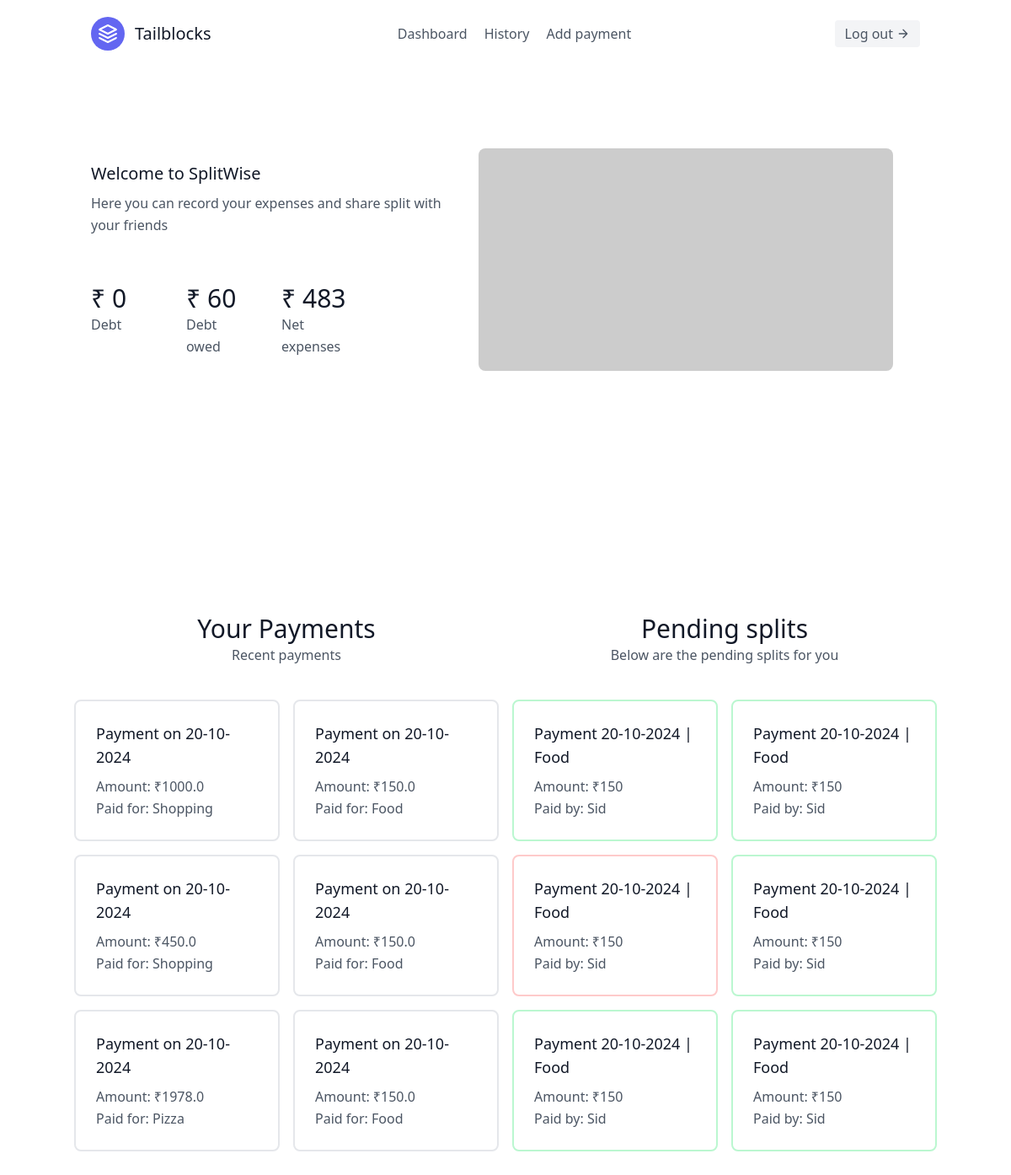
The page /dashboard (signed in) on the database its author committed.
### app.py (models this page shows, shortened)
class Payment(db.Model):
    payment_id = db.Column(db.Integer, primary_key=True)
    user_id = db.Column(db.Integer, db.ForeignKey('user.id'), nullable=False)
    amount = db.Column(db.Float, nullable=False)
    time = db.Column(db.DateTime, default=datetime.utcnow, nullable=False)
    purpose = db.Column(db.String(200), nullable=False)
    status = db.Column(db.String(50), nullable=True)
    splits = db.relationship('Split', backref='payment', lazy=True)
    def serialize(self):
        return {
            'payment_id': self.payment_id,
            'user_id': self.user_id,
            'amount': round(self.amount, 2),
            'time': datetime.strftime(self.time, "%d-%m-%Y"),
            'purpose': self.purpose,
            'status': self.status
        }

class User(db.Model, UserMixin):
    id = db.Column(db.Integer, primary_key=True)
    name = db.Column(db.String(100))
    email = db.Column(db.String(100), unique=True)
    username = db.Column(db.String(100), unique=True)
    password = db.Column(db.String(255))
    active = db.Column(db.Boolean)
    confirmed_at = db.Column(db.DateTime)
    fs_uniquifier = db.Column(db.String(255), unique=True, nullable=False)
    roles = db.relationship('Role', secondary=roles_users, backref=db.backref('users', lazy='dynamic'))
    payments = db.relationship('Payment', backref='payer', lazy=True)
    splits_received = db.relationship('Split', foreign_keys='Split.user_id', backref='user', lazy=True)
    splits_paid = db.relationship('Split', foreign_keys='Split.payer_id', backref='payer', lazy=True)
    roles = db.relationship('Role', secondary=roles_users, backref=db.backref('users', lazy='dynamic'))
    def serialize(self):
        return {
            'id': self.id,
            'name': self.name,
            'email': self.email,
            'username': self.username
        }

### app.py (the view)
@app.route('/dashboard')
@login_required
def dashboard():
    payments = Payment.query.filter_by(user_id=current_user.id).order_by(Payment.time.desc()).all()
    payments = [payment.serialize() for payment in payments]
    splits = Split.query.filter(
        or_(
            and_(Split.user_id == current_user.id, Split.payer_id != current_user.id),
            and_(Split.payer_id == current_user.id, Split.user_id != current_user.id)
        ),
        and_(extract('year', Split.time) == current_year, extract('month', Split.time) == current_month)
    ).order_by(Split.time.desc()).all()
    splits = [split.serialize() for split in splits][:6]  # Limit to the latest 6 splits
    debt = Split.query.filter_by(user_id=current_user.id, status=False).all()
    debt = sum([int(entity.serialize()["amount"]) for entity in debt])
    debt_owed = Split.query.filter_by(payer_id=current_user.id, status=False).all()
    debt_owed = sum([int(entity.serialize()["amount"]) for entity in debt_owed])
    expense = sum(
        [int(entity.serialize()["amount"]) for entity in Split.query.filter_by(user_id=current_user.id)
         .filter(extract('year', Split.time) == current_year)
         .filter(extract('month', Split.time) == current_month)
         .order_by(Split.time.desc())  # Order by date
         .all()]
    )
    return render_template('dashboard.html', payments=payments, splits=splits, debt=debt, debt_owed=debt_owed, expense=expense)

### app.py (called while the page is built)
    def serialize(self):
        return {
            'split_id': self.split_id,
            'payment_id': self.payment_id,
            'purpose': Payment.query.filter(Payment.payment_id == self.payment_id).first().purpose,
            'user': User.query.filter(User.id == self.user_id).first().serialize(),
            'payer_id': User.query.filter(User.id == self.payer_id).first().serialize(),
            'amount': round(self.amount, 2),
            'paid': self.status,
            'status': self.status,
            'time': datetime.strftime(self.time, "%d-%m-%Y"),
        }

### templates/dashboard.html (shortened to what this page needs)
{% extends "base.html" %} {% block content %}
<section class="text-gray-600 body-font">
  <div class="container px-5 py-24 mx-auto flex flex-wrap">
    <div
      class="flex flex-wrap -mx-4 mt-auto mb-auto lg:w-1/2 sm:w-2/3 content-start sm:pr-10"
    >
      <div class="w-full sm:p-4 px-4 mb-6">
        <h1 class="title-font font-medium text-xl mb-2 text-gray-900">
          Welcome to SplitWise
        </h1>
        <div class="leading-relaxed">
          Here you can record your expenses and share split with your friends
        </div>
      </div>
      <div class="p-4 sm:w-1/2 lg:w-1/4 w-1/2">
        <h2 class="title-font font-medium text-3xl text-gray-900">
          ₹ {{ debt }}
        </h2>
        <p class="leading-relaxed">Debt</p>
      </div>
      <div class="p-4 sm:w-1/2 lg:w-1/4 w-1/2">
        <h2 class="title-font font-medium text-3xl text-gray-900">
          ₹ {{ debt_owed }}
        </h2>
        <p class="leading-relaxed">Debt owed</p>
      </div>
      <div class="p-4 sm:w-1/2 lg:w-1/4 w-1/2">
        <h2 class="title-font font-medium text-3xl text-gray-900">
          ₹ {{ expense }}
        </h2>
        <p class="leading-relaxed">Net expenses</p>
      </div>
    </div>
    <div
      class="lg:w-1/2 sm:w-1/3 w-full rounded-lg overflow-hidden mt-6 sm:mt-0"
    >
      <img
        class="object-cover object-center w-full h-full"
        src="https://dummyimage.com/600x300"
        alt="stats"
      />
    </div>
  </div>
</section>
<section class="text-gray-600 body-font">
  <div class="container mx-auto py-24 w-full">
    <div class="grid grid-cols-2 gap-4 w-full">
      <div class="space-y-4 gap-4">
        <div class="container mx-auto py-24 gap-4">
          <div class="text-center w-full mb-10">
            <h1
              class="sm:text-3xl text-2xl font-medium title-font text-gray-900"
            >
              Your Payments
            </h1>
            <p class="leading-relaxed">Recent payments</p>
          </div>
          <div class="grid grid-cols-2 gap-4">
            {% if payments == [] %}
            <p>No payments found</p>
            {% else %}
            {% for payment in payments %}
            <div class="border-2 border-gray-200 p-6 rounded-lg">
              <h2 class="text-lg font-medium text-gray-900 title-font mb-2">
                Payment on {{ payment.time }}
              </h2>
              <p class="leading-relaxed text-base">
                Amount: ₹{{ payment.amount }}
              </p>
              <p class="leading-relaxed text-base">
                Paid for: {{ payment.purpose }}
              </p>
            </div>
            {% endfor %} {% endif %}
          </div>
        </div>
      </div>
      <div class="gap-4 space-y-4">
        <div class="container mx-auto py-24">
          <div class="text-center w-full mb-10">
            <h1
              class="sm:text-3xl text-2xl font-medium title-font text-gray-900"
            >
              Pending splits
            </h1>
            <p class="leading-relaxed">Below are the pending splits for you</p>
          </div>
          <div class="grid grid-cols-2 gap-4">
            {% if splits == [] %}
            <p>No payments found</p>
            {% else %} {% for split in splits %}
            <div
              class="{{'border-2 border-red-200 p-6 rounded-lg'  if not split.status else 'border-2 border-green-200 p-6 rounded-lg' }}"
            >
              <h2 class="text-lg font-medium text-gray-900 title-font mb-2">
                Payment {{ split.time }} | {{ split.purpose }}
              </h2>
              <p class="leading-relaxed text-base">Amount: ₹150</p>
              <p class="leading-relaxed text-base">
                Paid by: {{ split.payer_id.name }}
              </p>
            </div>
            {% endfor %} {% endif %}
          </div>
        </div>
      </div>
    </div>
  </div>
</section>
{% endblock %}

### rows shown on the page
Payment: time "20-10-2024", amount "1000.0", purpose "Shopping"
Payment: time "20-10-2024", amount "150.0", purpose "Food", purpose "Food" "Food"
Payment: time "20-10-2024", amount "450.0", purpose "Shopping"
Payment: time "20-10-2024", amount "150.0", purpose "Food", purpose "Food" "Food"
Payment: time "20-10-2024", amount "1978.0", purpose "Pizza"
Payment: time "20-10-2024", amount "150.0", purpose "Food", purpose "Food" "Food"
User: payer_id.name "Sid" "Sid" "Sid" "Sid" "Sid" "Sid"

### other values the page prints
{{ debt }} "0"
{{ debt_owed }} "60"
{{ expense }} "483"
{{ split.time }} "20-10-2024" "20-10-2024" "20-10-2024" "20-10-2024" "20-10-2024" "20-10-2024"
